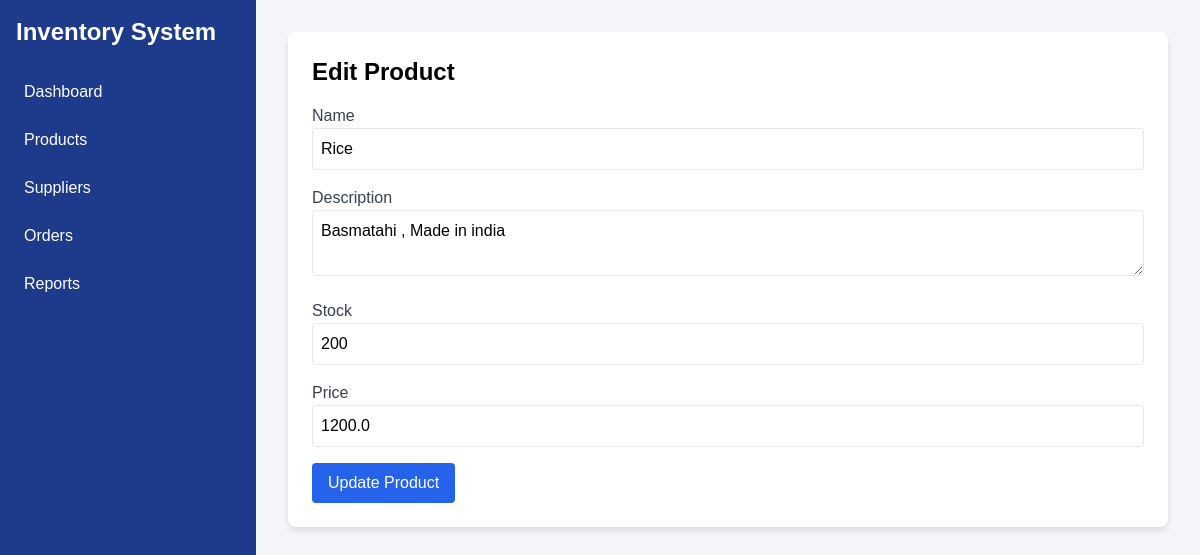
Page /edit_product/2 on the committed database.
### tables this page shows
CREATE TABLE products (
            id INTEGER PRIMARY KEY AUTOINCREMENT,
            name TEXT NOT NULL,
            description TEXT,
            stock INTEGER NOT NULL,
            price REAL NOT NULL
        );

### app.py (the view, shortened to what this page needs)
@app.route('/edit_product/<int:id>', methods=['GET', 'POST'])
def edit_product(id):
    with sqlite3.connect('inventory.db') as conn:
        conn.row_factory = sqlite3.Row
        c = conn.cursor()
        c.execute('SELECT * FROM products WHERE id=?', (id,))
        product = c.fetchone()
    return render_template('edit_product.html', product=product)

### templates/edit_product.html
{% extends "base.html" %}
{% block content %}
<div class="card">
    <h1 class="text-2xl font-bold mb-4">Edit Product</h1>
    <form method="POST" class="space-y-4">
        <div>
            <label class="block text-gray-700">Name</label>
            <input type="text" name="name" value="{{ product.name }}" required class="w-full border rounded p-2">
        </div>
        <div>
            <label class="block text-gray-700">Description</label>
            <textarea name="description" class="w-full border rounded p-2">{{ product.description }}</textarea>
        </div>
        <div>
            <label class="block text-gray-700">Stock</label>
            <input type="number" name="stock" value="{{ product.stock }}" required class="w-full border rounded p-2">
        </div>
        <div>
            <label class="block text-gray-700">Price</label>
            <input type="number" step="0.01" name="price" value="{{ product.price }}" required class="w-full border rounded p-2">
        </div>
        <button type="submit" class="bg-blue-600 text-white px-4 py-2 rounded hover:bg-blue-700">Update Product</button>
    </form>
</div>
{% endblock %}

### templates/base.html (style rules this page uses)
body { font-family: 'Arial', sans-serif; background-color: #f4f6f9; }
.card { background-color: white; border-radius: 0.5rem; box-shadow: 0 4px 6px rgba(0, 0, 0, 0.1); padding: 1.5rem; margin-bottom: 1rem; }

### rows in the picture
products: name "Rice", description "Basmatahi , Made in india", stock "200", price "1200.0"
